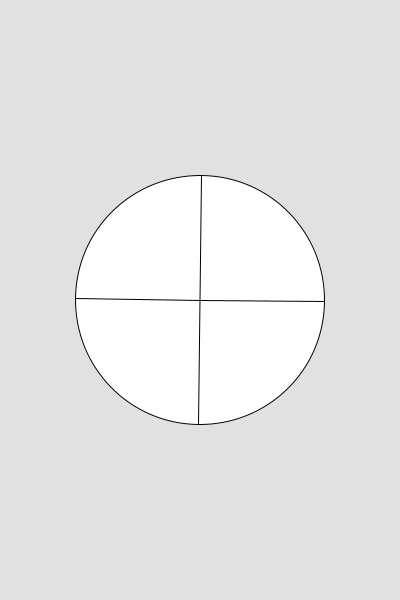
Frame 1 (no input)
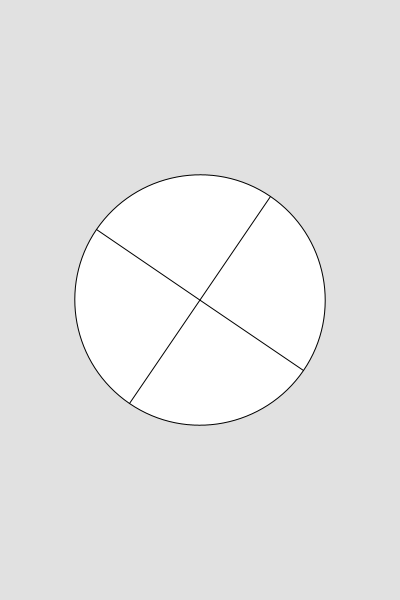
Frame 60 (the mouse pressed at the canvas centre just before this capture)
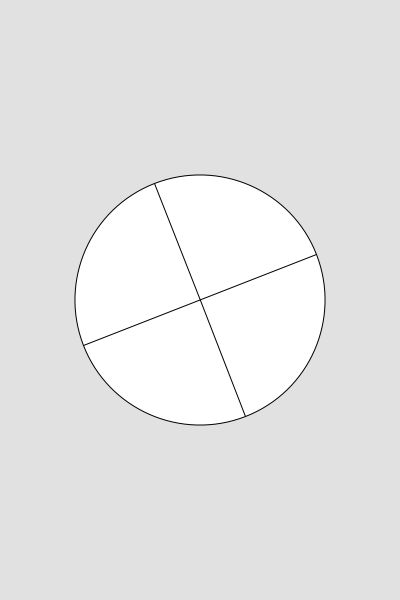
Frame 120 (the mouse held since frame 60 and released just before this capture)

The Processing sketch that drew these frames (run headless with seeded random() and noise(); from frame 60 on, the mouse is pressed at the canvas centre):

// Processing sketch: Hjul
// ── Hjul.pde


void setup(){
size(400,600);
}

void draw(){
background(225);


  
translate(200,300);
rotate(frameCount/100.0);
  
circle(0.0,.00,250);

line(0.0,125,0.0,-125);
line(0,0.0,-125,0);
line(0.0,0.0,125,0);

}
